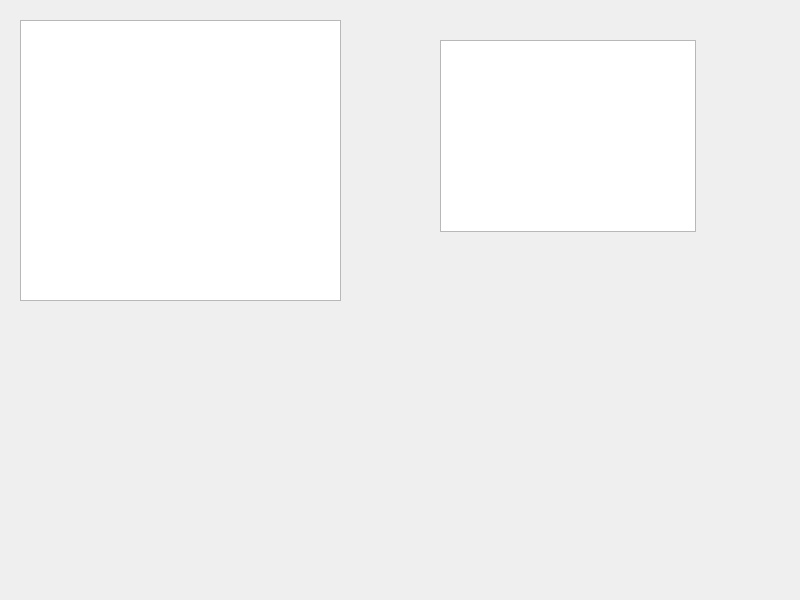
<?xml version="1.0" encoding="UTF-8"?>
<ui version="4.0">
 <class>mainWidget</class>
 <widget class="QWidget" name="mainWidget">
  <property name="geometry">
   <rect>
    <x>0</x>
    <y>0</y>
    <width>800</width>
    <height>600</height>
   </rect>
  </property>
  <property name="windowTitle">
   <string>mainWidget</string>
  </property>
  <widget class="QGraphicsView" name="graphicsView">
   <property name="geometry">
    <rect>
     <x>20</x>
     <y>20</y>
     <width>321</width>
     <height>281</height>
    </rect>
   </property>
  </widget>
  <widget class="QTableWidget" name="tableWidget">
   <property name="geometry">
    <rect>
     <x>440</x>
     <y>40</y>
     <width>256</width>
     <height>192</height>
    </rect>
   </property>
  </widget>
 </widget>
 <resources/>
 <connections/>
</ui>
